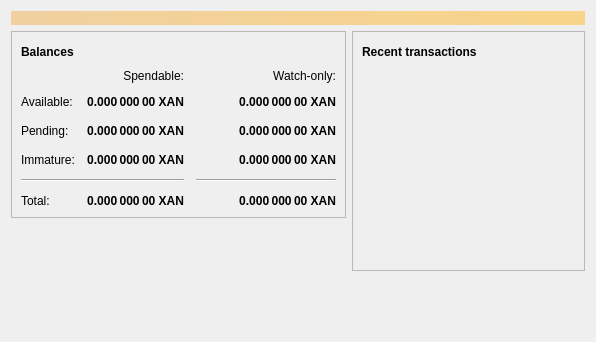
<?xml version="1.0" encoding="UTF-8"?>
<ui version="4.0">
 <class>OverviewPage</class>
 <widget class="QWidget" name="OverviewPage">
  <property name="geometry">
   <rect>
    <x>0</x>
    <y>0</y>
    <width>596</width>
    <height>342</height>
   </rect>
  </property>
  <property name="windowTitle">
   <string>Form</string>
  </property>
  <layout class="QVBoxLayout" name="topLayout">
   <item>
    <widget class="QLabel" name="labelAlerts">
     <property name="visible">
      <bool>false</bool>
     </property>
     <property name="styleSheet">
      <string notr="true">QLabel { background-color: qlineargradient(x1: 0, y1: 0, x2: 1, y2: 0, stop:0 #F0D0A0, stop:1 #F8D488); color:#000000; }</string>
     </property>
     <property name="wordWrap">
      <bool>true</bool>
     </property>
     <property name="margin">
      <number>3</number>
     </property>
     <property name="textInteractionFlags">
      <set>Qt::TextSelectableByMouse</set>
     </property>
    </widget>
   </item>
   <item>
    <layout class="QHBoxLayout" name="horizontalLayout" stretch="1,1">
     <item>
      <layout class="QVBoxLayout" name="verticalLayout_2">
       <item>
        <widget class="QFrame" name="frame">
         <property name="frameShape">
          <enum>QFrame::StyledPanel</enum>
         </property>
         <property name="frameShadow">
          <enum>QFrame::Raised</enum>
         </property>
         <layout class="QVBoxLayout" name="verticalLayout_4">
          <item>
           <layout class="QHBoxLayout" name="horizontalLayout_4">
            <item>
             <widget class="QLabel" name="label_5">
              <property name="font">
               <font>
                <weight>75</weight>
                <bold>true</bold>
               </font>
              </property>
              <property name="text">
               <string>Balances</string>
              </property>
             </widget>
            </item>
            <item>
             <widget class="QPushButton" name="labelWalletStatus">
              <property name="enabled">
               <bool>true</bool>
              </property>
              <property name="maximumSize">
               <size>
                <width>30</width>
                <height>16777215</height>
               </size>
              </property>
              <property name="toolTip">
               <string>The displayed information may be out of date. Your wallet automatically synchronizes with the A12coin network after a connection is established, but this process has not completed yet.</string>
              </property>
              <property name="text">
               <string/>
              </property>
              <property name="icon">
               <iconset resource="../bitcoin.qrc">
                <normaloff>:/icons/warning</normaloff>
                <disabledoff>:/icons/warning</disabledoff>:/icons/warning</iconset>
              </property>
              <property name="iconSize">
               <size>
                <width>24</width>
                <height>24</height>
               </size>
              </property>
              <property name="flat">
               <bool>true</bool>
              </property>
             </widget>
            </item>
            <item>
             <spacer name="horizontalSpacer_3">
              <property name="orientation">
               <enum>Qt::Horizontal</enum>
              </property>
              <property name="sizeHint" stdset="0">
               <size>
                <width>40</width>
                <height>20</height>
               </size>
              </property>
             </spacer>
            </item>
           </layout>
          </item>
          <item>
           <layout class="QGridLayout" name="gridLayout">
            <property name="spacing">
             <number>12</number>
            </property>
            <item row="2" column="2">
             <widget class="QLabel" name="labelWatchPending">
              <property name="font">
               <font>
                <weight>75</weight>
                <bold>true</bold>
               </font>
              </property>
              <property name="cursor">
               <cursorShape>IBeamCursor</cursorShape>
              </property>
              <property name="toolTip">
               <string>Unconfirmed transactions to watch-only addresses</string>
              </property>
              <property name="text">
               <string notr="true">0.000 000 00 XAN</string>
              </property>
              <property name="alignment">
               <set>Qt::AlignRight|Qt::AlignTrailing|Qt::AlignVCenter</set>
              </property>
              <property name="textInteractionFlags">
               <set>Qt::LinksAccessibleByMouse|Qt::TextSelectableByKeyboard|Qt::TextSelectableByMouse</set>
              </property>
             </widget>
            </item>
            <item row="2" column="1">
             <widget class="QLabel" name="labelUnconfirmed">
              <property name="font">
               <font>
                <weight>75</weight>
                <bold>true</bold>
               </font>
              </property>
              <property name="cursor">
               <cursorShape>IBeamCursor</cursorShape>
              </property>
              <property name="toolTip">
               <string>Total of transactions that have yet to be confirmed, and do not yet count toward the spendable balance</string>
              </property>
              <property name="text">
               <string notr="true">0.000 000 00 XAN</string>
              </property>
              <property name="alignment">
               <set>Qt::AlignRight|Qt::AlignTrailing|Qt::AlignVCenter</set>
              </property>
              <property name="textInteractionFlags">
               <set>Qt::LinksAccessibleByMouse|Qt::TextSelectableByKeyboard|Qt::TextSelectableByMouse</set>
              </property>
             </widget>
            </item>
            <item row="3" column="2">
             <widget class="QLabel" name="labelWatchImmature">
              <property name="font">
               <font>
                <weight>75</weight>
                <bold>true</bold>
               </font>
              </property>
              <property name="cursor">
               <cursorShape>IBeamCursor</cursorShape>
              </property>
              <property name="toolTip">
               <string>Mined balance in watch-only addresses that has not yet matured</string>
              </property>
              <property name="text">
               <string notr="true">0.000 000 00 XAN</string>
              </property>
              <property name="alignment">
               <set>Qt::AlignRight|Qt::AlignTrailing|Qt::AlignVCenter</set>
              </property>
              <property name="textInteractionFlags">
               <set>Qt::LinksAccessibleByMouse|Qt::TextSelectableByKeyboard|Qt::TextSelectableByMouse</set>
              </property>
             </widget>
            </item>
            <item row="4" column="0" colspan="2">
             <widget class="Line" name="line">
              <property name="orientation">
               <enum>Qt::Horizontal</enum>
              </property>
             </widget>
            </item>
            <item row="4" column="2">
             <widget class="Line" name="lineWatchBalance">
              <property name="sizePolicy">
               <sizepolicy hsizetype="Preferred" vsizetype="Fixed">
                <horstretch>0</horstretch>
                <verstretch>0</verstretch>
               </sizepolicy>
              </property>
              <property name="minimumSize">
               <size>
                <width>140</width>
                <height>0</height>
               </size>
              </property>
              <property name="orientation">
               <enum>Qt::Horizontal</enum>
              </property>
             </widget>
            </item>
            <item row="5" column="0">
             <widget class="QLabel" name="labelTotalText">
              <property name="text">
               <string>Total:</string>
              </property>
             </widget>
            </item>
            <item row="3" column="1">
             <widget class="QLabel" name="labelImmature">
              <property name="font">
               <font>
                <weight>75</weight>
                <bold>true</bold>
               </font>
              </property>
              <property name="cursor">
               <cursorShape>IBeamCursor</cursorShape>
              </property>
              <property name="toolTip">
               <string>Mined balance that has not yet matured</string>
              </property>
              <property name="text">
               <string notr="true">0.000 000 00 XAN</string>
              </property>
              <property name="alignment">
               <set>Qt::AlignRight|Qt::AlignTrailing|Qt::AlignVCenter</set>
              </property>
              <property name="textInteractionFlags">
               <set>Qt::LinksAccessibleByMouse|Qt::TextSelectableByKeyboard|Qt::TextSelectableByMouse</set>
              </property>
             </widget>
            </item>
            <item row="2" column="3">
             <spacer name="horizontalSpacer_2">
              <property name="orientation">
               <enum>Qt::Horizontal</enum>
              </property>
              <property name="sizeHint" stdset="0">
               <size>
                <width>40</width>
                <height>20</height>
               </size>
              </property>
             </spacer>
            </item>
            <item row="3" column="0">
             <widget class="QLabel" name="labelImmatureText">
              <property name="text">
               <string>Immature:</string>
              </property>
             </widget>
            </item>
            <item row="5" column="1">
             <widget class="QLabel" name="labelTotal">
              <property name="font">
               <font>
                <weight>75</weight>
                <bold>true</bold>
               </font>
              </property>
              <property name="cursor">
               <cursorShape>IBeamCursor</cursorShape>
              </property>
              <property name="toolTip">
               <string>Your current total balance</string>
              </property>
              <property name="text">
               <string notr="true">0.000 000 00 XAN</string>
              </property>
              <property name="alignment">
               <set>Qt::AlignRight|Qt::AlignTrailing|Qt::AlignVCenter</set>
              </property>
              <property name="textInteractionFlags">
               <set>Qt::LinksAccessibleByMouse|Qt::TextSelectableByKeyboard|Qt::TextSelectableByMouse</set>
              </property>
             </widget>
            </item>
            <item row="5" column="2">
             <widget class="QLabel" name="labelWatchTotal">
              <property name="font">
               <font>
                <weight>75</weight>
                <bold>true</bold>
               </font>
              </property>
              <property name="cursor">
               <cursorShape>IBeamCursor</cursorShape>
              </property>
              <property name="toolTip">
               <string>Current total balance in watch-only addresses</string>
              </property>
              <property name="text">
               <string notr="true">0.000 000 00 XAN</string>
              </property>
              <property name="alignment">
               <set>Qt::AlignRight|Qt::AlignTrailing|Qt::AlignVCenter</set>
              </property>
              <property name="textInteractionFlags">
               <set>Qt::LinksAccessibleByMouse|Qt::TextSelectableByKeyboard|Qt::TextSelectableByMouse</set>
              </property>
             </widget>
            </item>
            <item row="0" column="2">
             <widget class="QLabel" name="labelWatchonly">
              <property name="text">
               <string>Watch-only:</string>
              </property>
              <property name="alignment">
               <set>Qt::AlignRight|Qt::AlignTrailing|Qt::AlignVCenter</set>
              </property>
             </widget>
            </item>
            <item row="1" column="0">
             <widget class="QLabel" name="labelBalanceText">
              <property name="text">
               <string>Available:</string>
              </property>
             </widget>
            </item>
            <item row="1" column="1">
             <widget class="QLabel" name="labelBalance">
              <property name="font">
               <font>
                <weight>75</weight>
                <bold>true</bold>
               </font>
              </property>
              <property name="cursor">
               <cursorShape>IBeamCursor</cursorShape>
              </property>
              <property name="toolTip">
               <string>Your current spendable balance</string>
              </property>
              <property name="text">
               <string notr="true">0.000 000 00 XAN</string>
              </property>
              <property name="alignment">
               <set>Qt::AlignRight|Qt::AlignTrailing|Qt::AlignVCenter</set>
              </property>
              <property name="textInteractionFlags">
               <set>Qt::LinksAccessibleByMouse|Qt::TextSelectableByKeyboard|Qt::TextSelectableByMouse</set>
              </property>
             </widget>
            </item>
            <item row="1" column="2">
             <widget class="QLabel" name="labelWatchAvailable">
              <property name="font">
               <font>
                <weight>75</weight>
                <bold>true</bold>
               </font>
              </property>
              <property name="cursor">
               <cursorShape>IBeamCursor</cursorShape>
              </property>
              <property name="toolTip">
               <string>Your current balance in watch-only addresses</string>
              </property>
              <property name="text">
               <string notr="true">0.000 000 00 XAN</string>
              </property>
              <property name="alignment">
               <set>Qt::AlignRight|Qt::AlignTrailing|Qt::AlignVCenter</set>
              </property>
              <property name="textInteractionFlags">
               <set>Qt::LinksAccessibleByMouse|Qt::TextSelectableByKeyboard|Qt::TextSelectableByMouse</set>
              </property>
             </widget>
            </item>
            <item row="2" column="0">
             <widget class="QLabel" name="labelPendingText">
              <property name="text">
               <string>Pending:</string>
              </property>
             </widget>
            </item>
            <item row="0" column="1">
             <widget class="QLabel" name="labelSpendable">
              <property name="text">
               <string>Spendable:</string>
              </property>
              <property name="alignment">
               <set>Qt::AlignRight|Qt::AlignTrailing|Qt::AlignVCenter</set>
              </property>
             </widget>
            </item>
           </layout>
          </item>
         </layout>
        </widget>
       </item>
       <item>
        <spacer name="verticalSpacer">
         <property name="orientation">
          <enum>Qt::Vertical</enum>
         </property>
         <property name="sizeHint" stdset="0">
          <size>
           <width>20</width>
           <height>40</height>
          </size>
         </property>
        </spacer>
       </item>
      </layout>
     </item>
     <item>
      <layout class="QVBoxLayout" name="verticalLayout_3">
       <item>
        <widget class="QFrame" name="frame_2">
         <property name="frameShape">
          <enum>QFrame::StyledPanel</enum>
         </property>
         <property name="frameShadow">
          <enum>QFrame::Raised</enum>
         </property>
         <layout class="QVBoxLayout" name="verticalLayout">
          <item>
           <layout class="QHBoxLayout" name="horizontalLayout_2">
            <item>
             <widget class="QLabel" name="label_4">
              <property name="font">
               <font>
                <weight>75</weight>
                <bold>true</bold>
               </font>
              </property>
              <property name="text">
               <string>Recent transactions</string>
              </property>
             </widget>
            </item>
            <item>
             <widget class="QPushButton" name="labelTransactionsStatus">
              <property name="enabled">
               <bool>true</bool>
              </property>
              <property name="maximumSize">
               <size>
                <width>30</width>
                <height>16777215</height>
               </size>
              </property>
              <property name="toolTip">
               <string>The displayed information may be out of date. Your wallet automatically synchronizes with the A12coin network after a connection is established, but this process has not completed yet.</string>
              </property>
              <property name="text">
               <string/>
              </property>
              <property name="icon">
               <iconset resource="../bitcoin.qrc">
                <normaloff>:/icons/warning</normaloff>
                <disabledoff>:/icons/warning</disabledoff>:/icons/warning</iconset>
              </property>
              <property name="iconSize">
               <size>
                <width>24</width>
                <height>24</height>
               </size>
              </property>
              <property name="flat">
               <bool>true</bool>
              </property>
             </widget>
            </item>
            <item>
             <spacer name="horizontalSpacer">
              <property name="orientation">
               <enum>Qt::Horizontal</enum>
              </property>
              <property name="sizeHint" stdset="0">
               <size>
                <width>40</width>
                <height>20</height>
               </size>
              </property>
             </spacer>
            </item>
           </layout>
          </item>
          <item>
           <widget class="QListView" name="listTransactions">
            <property name="styleSheet">
             <string notr="true">QListView { background: transparent; }</string>
            </property>
            <property name="frameShape">
             <enum>QFrame::NoFrame</enum>
            </property>
            <property name="verticalScrollBarPolicy">
             <enum>Qt::ScrollBarAlwaysOff</enum>
            </property>
            <property name="horizontalScrollBarPolicy">
             <enum>Qt::ScrollBarAlwaysOff</enum>
            </property>
            <property name="selectionMode">
             <enum>QAbstractItemView::NoSelection</enum>
            </property>
           </widget>
          </item>
         </layout>
        </widget>
       </item>
       <item>
        <spacer name="verticalSpacer_2">
         <property name="orientation">
          <enum>Qt::Vertical</enum>
         </property>
         <property name="sizeHint" stdset="0">
          <size>
           <width>20</width>
           <height>40</height>
          </size>
         </property>
        </spacer>
       </item>
      </layout>
     </item>
    </layout>
   </item>
  </layout>
 </widget>
 <resources/>
 <connections/>
</ui>
